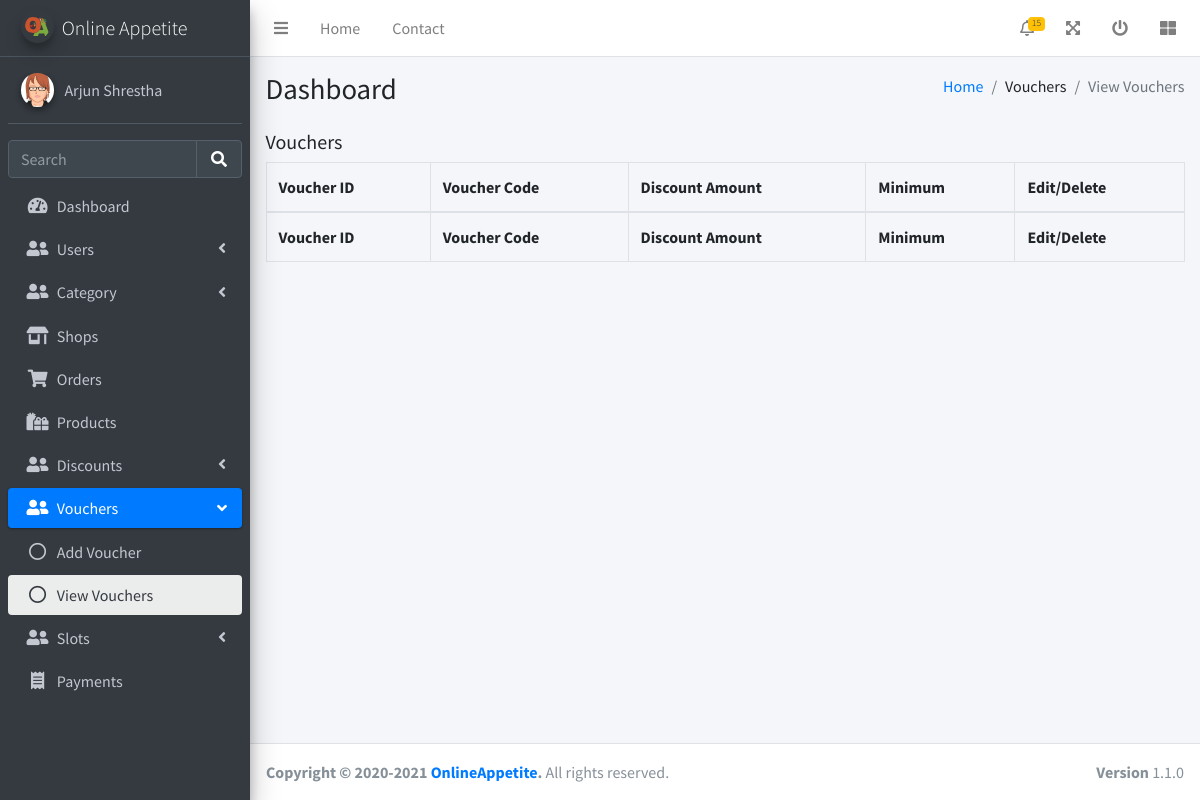
Before: /admin/viewVouchers.php (signed in) with the older database file.
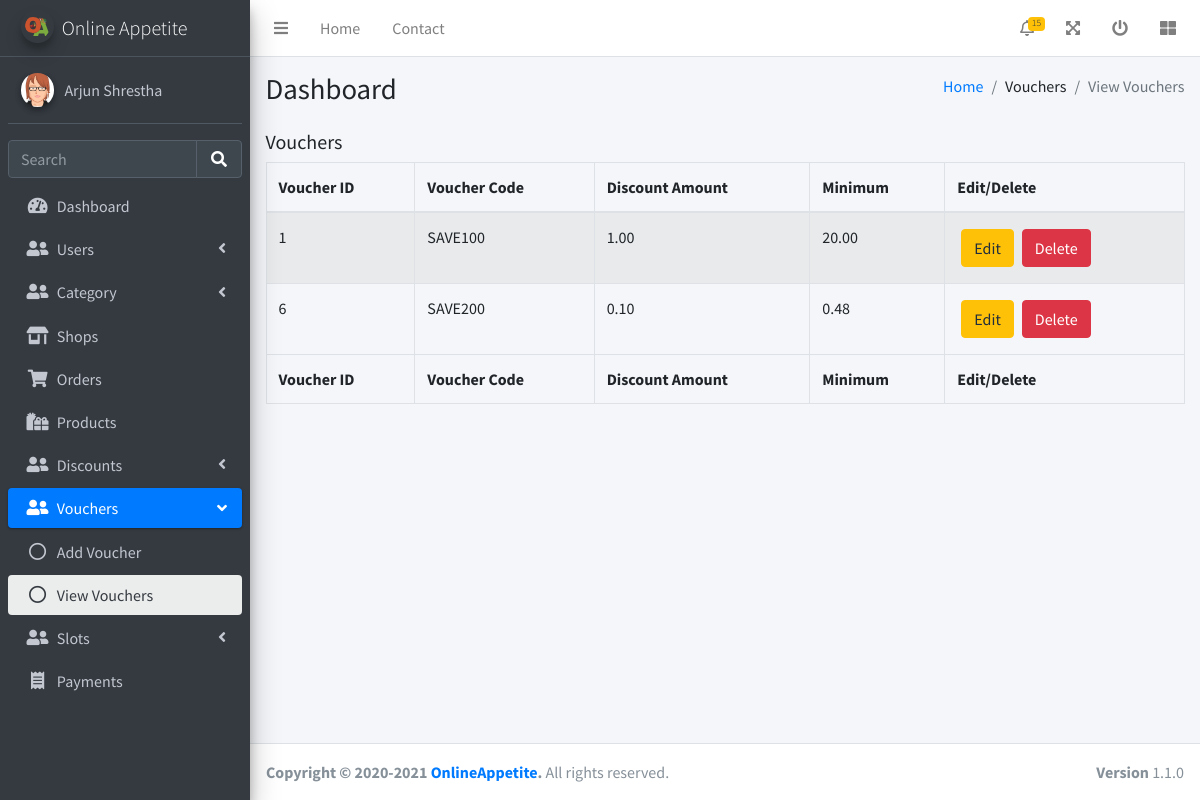
After: the same page with the newer database file.
### tables this page shows
CREATE TABLE vouchers (
	voucher_id INTEGER NOT NULL PRIMARY KEY AUTOINCREMENT,
	voucher_code VARCHAR(30) NOT NULL,
	discount_amount INTEGER NOT NULL,
	minimum INTEGER NOT NULL,
	created_at TIMESTAMP DEFAULT CURRENT_TIMESTAMP,
	updated_at TIMESTAMP NULL
);

### utils/database.php (called while the page is built, shortened)
<?php
    try {
        $conn = new PDO("sqlite:".__DIR__."/../database.sqlite");
        $conn->setAttribute(PDO::ATTR_ERRMODE, PDO::ERRMODE_EXCEPTION);
    }catch(PDOException $e) {
        die("Connection failed: " . $e->getMessage());
    }
    function fetch_all_row($sql){
        global $conn;
        $stmt = $conn->prepare($sql);
        $stmt->execute();
        $res = $stmt->fetchAll(PDO::FETCH_ASSOC);
        return $res;
    }

### admin/viewVouchers.php (the view, shortened to what the changed rows need)
<?php
require_once '../utils/database.php';
?>
<!DOCTYPE html>
<html lang="en">
<head>
  <link rel="stylesheet" href="/css/fontawesome-free/css/all.min.css">
  <link rel="stylesheet" href="/css/datatables-bs4/dataTables.bootstrap4.min.css">
  <link rel="stylesheet" href="/css/datatables-responsive/responsive.bootstrap4.min.css">
  <link rel="stylesheet" href="/css/datatables-buttons/buttons.bootstrap4.min.css">
  <link rel="stylesheet" href="https://code.ionicframework.com/ionicons/2.0.1/css/ionicons.min.css">
  <link rel="stylesheet" href="/css/adminlte/adminlte.min.css">
</head>
<body class="hold-transition sidebar-mini">
  <div class="wrapper">
    <?php
    include 'header.php';
    $vouchers = fetch_all_row("SELECT * FROM vouchers");
    ?>
    <div class="content-wrapper">
      <section class="content-header">
        <div class="container-fluid">
          <div class="row mb-2">
            <div class="col-sm-6">
              <h1>Dashboard</h1>
            </div>
          </div>
        </div>
      </section>
      <section class="content">
        <div class="container-fluid">
          <table id="shopTable" class="table table-bordered table-striped">
            <thead>
              <tr>
                <th>Voucher ID</th>
                <th>Voucher Code</th>
                <th>Discount Amount</th>
                <th>Minimum</th>
                <th class="no-sort no-search">Edit/Delete</th>
              </tr>
            </thead>
            <tbody>
              <?php foreach ($vouchers as $voucher) { ?>
                <tr>
                  <td><?= $voucher['voucher_id'] ?></td>
                  <td><?= $voucher['voucher_code'] ?></td>
                  <td><?= number_format((float)$voucher['discount_amount'] / 100, 2, '.', '') ?></td>
                  <td><?= number_format((float)$voucher['minimum'] / 100, 2, '.', '') ?></td>
                  <td>
                    <div class="d-flex">
                      <button class="btn btn-warning m-1">Edit</button>
                      <button class="btn btn-danger m-1">Delete</button>
                    </div>
                  </td>
                </tr>
              <?php } ?>
            </tbody>
            <tfoot>
              <tr>
                <th>Voucher ID</th>
                <th>Voucher Code</th>
                <th>Discount Amount</th>
                <th>Minimum</th>
                <th>Edit/Delete</th>
              </tr>
            </tfoot>
          </table>
        </div>
      </section>
    </div>
  </div>
</body>
</html>

### admin/header.php (shortened to what the changed rows need)
<aside class="main-sidebar sidebar-dark-primary elevation-4">
  <a href="/" class="brand-link">
    <img src="/assets/images/logo.svg" alt="OnlineAppetite Logo" width="75px" height="75px" class="brand-image p-1 img-circle elevation-3" style="opacity: .8">
    <span class="brand-text font-weight-light">Online Appetite</span>
  </a>
</aside>

Changed rows visible on the page:
added vouchers: voucher_id "1", voucher_code "SAVE100", (float)$voucher['discount_amount']/100 "1.00", (float)$voucher['minimum']/100 "20.00"
added vouchers: voucher_id "6", voucher_code "SAVE200", (float)$voucher['discount_amount']/100 "0.10", (float)$voucher['minimum']/100 "0.48"
